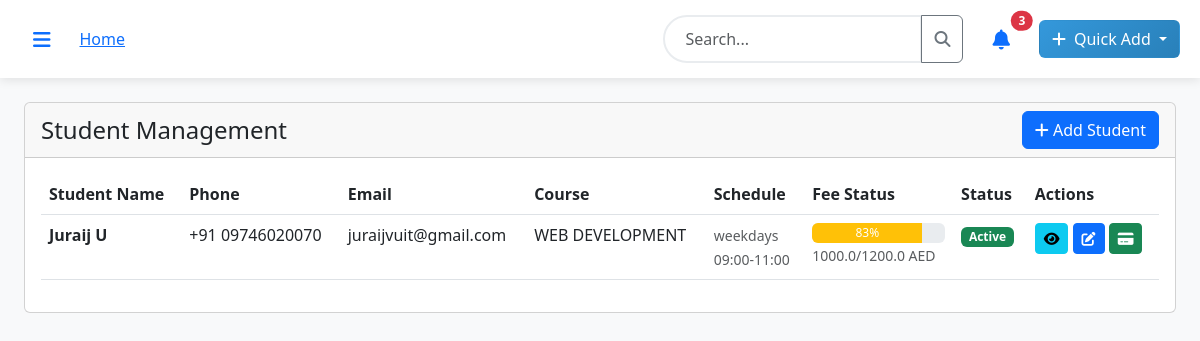
The app's page /student-management (signed in) with its own data.
### models.py (models this page shows, shortened)
class Student(db.Model):
    id = db.Column(db.Integer, primary_key=True)
    lead_id = db.Column(db.Integer, db.ForeignKey('lead.id'))  # Original lead if converted
    first_name = db.Column(db.String(50), nullable=False)
    last_name = db.Column(db.String(50), nullable=False)
    country_code = db.Column(db.String(5), default='+971')
    phone = db.Column(db.String(20), nullable=False)
    email = db.Column(db.String(120))
    course_id = db.Column(db.Integer, db.ForeignKey('course.id'), nullable=False)
    schedule_days = db.Column(db.Text)  # JSON array of selected days
    schedule_time = db.Column(db.String(20))  # Time slot
    enrollment_date = db.Column(db.Date, default=date.today)
    status = db.Column(db.String(20), default='Active')  # Active, Completed, Dropped, Suspended
    fee_paid = db.Column(db.Float, default=0.0)
    total_fee = db.Column(db.Float, nullable=False)
    payment_plan = db.Column(db.String(50))  # Full, Installments
    progress_percentage = db.Column(db.Float, default=0.0)
    batch_name = db.Column(db.String(100))
    start_date = db.Column(db.Date)
    end_date = db.Column(db.Date)
    @property
    def name(self):
        return f"{self.first_name} {self.last_name}"
    original_lead = db.relationship('Lead', backref='converted_student')
    attendance_records = db.relationship('AttendanceRecord', backref='student')

class Course(db.Model):
    id = db.Column(db.Integer, primary_key=True)
    name = db.Column(db.String(200), nullable=False)
    slug = db.Column(db.String(200), unique=True)
    description = db.Column(db.Text)
    price = db.Column(db.Float, nullable=False)
    duration = db.Column(db.String(50))  # e.g., "3 months", "6 weeks"
    duration_type = db.Column(db.String(20))  # weeks, months, days
    category = db.Column(db.String(100))
    is_active = db.Column(db.Boolean, default=True)
    max_students = db.Column(db.Integer, default=20)
    key_points = db.Column(db.Text)  # JSON string of key points
    created_at = db.Column(db.DateTime, default=datetime.utcnow)
    students = db.relationship('Student', backref='course')

### routes.py (the view)
@main.route('/student-management')
@login_required
def student_management():
    students = Student.query.order_by(desc(Student.enrollment_date)).all()
    form = StudentForm()
    form.course_id.choices = [(c.id, c.name) for c in Course.query.filter_by(is_active=True).all()]
    return render_template('student_form.html', students=students, form=form)

### app.py (called while the page is built)
@login_manager.user_loader
def load_user(user_id):
    from models import User
    return User.query.get(int(user_id))

### templates/student_form.html (shortened to what this page needs)
{% extends "base.html" %}
{% block content %}
<div class="container-fluid">
    <div class="row">
        <div class="col-12">
            <div class="card">
                <div class="card-header d-flex justify-content-between align-items-center">
                    <h4 class="mb-0">Student Management</h4>
                    <button type="button" class="btn btn-primary" data-bs-toggle="modal" data-bs-target="#studentModal">
                        <i class="fas fa-plus"></i> Add Student
                    </button>
                </div>
                <div class="card-body">
                    <div class="table-responsive">
                        <table class="table table-hover">
                            <thead>
                                <tr>
                                    <th>Student Name</th>
                                    <th>Phone</th>
                                    <th>Email</th>
                                    <th>Course</th>
                                    <th>Schedule</th>
                                    <th>Fee Status</th>
                                    <th>Status</th>
                                    <th>Actions</th>
                                </tr>
                            </thead>
                            <tbody>
                                {% for student in students %}
                                <tr>
                                    <td><strong>{{ student.name }}</strong></td>
                                    <td>{{ student.country_code }} {{ student.phone }}</td>
                                    <td>{{ student.email or '-' }}</td>
                                    <td>{{ student.course.name }}</td>
                                    <td>
                                        <small class="text-muted">
                                            {{ student.schedule_days or 'Not set' }}<br>
                                            {{ student.schedule_time or 'Not set' }}
                                        </small>
                                    </td>
                                    <td>
                                        <div class="progress" style="height: 20px;">
                                            <div class="progress-bar
                                                {% if (student.fee_paid / student.total_fee * 100) >= 100 %}bg-success
                                                {% elif (student.fee_paid / student.total_fee * 100) >= 50 %}bg-warning
                                                {% else %}bg-danger{% endif %}"
                                                style="width: {{ (student.fee_paid / student.total_fee * 100)|round }}%">
                                                {{ "%.0f"|format(student.fee_paid / student.total_fee * 100) }}%
                                            </div>
                                        </div>
                                        <small class="text-muted">{{ student.fee_paid }}/{{ student.total_fee }} AED</small>
                                    </td>
                                    <td>
                                        <span class="badge
                                            {% if student.status == 'Active' %}bg-success
                                            {% elif student.status == 'Completed' %}bg-primary
                                            {% elif student.status == 'Suspended' %}bg-warning
                                            {% else %}bg-danger{% endif %}">
                                            {{ student.status }}
                                        </span>
                                    </td>
                                    <td>
                                        <a href="{{ url_for('main.view_student', id=student.id) }}" class="btn btn-sm btn-info">
                                            <i class="fas fa-eye"></i>
                                        </a>
                                        <a href="{{ url_for('main.edit_student', id=student.id) }}" class="btn btn-sm btn-primary">
                                            <i class="fas fa-edit"></i>
                                        </a>
                                        <a href="{{ url_for('main.student_payments', id=student.id) }}" class="btn btn-sm btn-success">
                                            <i class="fas fa-credit-card"></i>
                                        </a>
                                    </td>
                                </tr>
                                {% endfor %}
                            </tbody>
                        </table>
                    </div>
                </div>
            </div>
        </div>
    </div>
</div>
{% endblock %}

### static/css/style.css (style rules this page uses)
:root { --primary-color: #3498db; --secondary-color: #2c3e50; --success-color: #27ae60; --warning-color: #f39c12; --danger-color: #e74c3c; --info-color: #17a2b8; --light-bg: #f8f9fa; --dark-bg: #343a40; }
body { font-family: 'Segoe UI', Tahoma, Geneva, Verdana, sans-serif; background-color: var(--light-bg); }

### records on screen
Student: name "Juraij U", country_code "+91", phone "09746020070", email "juraijvuit@gmail.com", course.name "WEB DEVELOPMENT", schedule_days "weekdays", schedule_time "09:00-11:00", student.fee_paid/student.total_fee*100 "83", fee_paid "1000.0", total_fee "1200.0", status "Active"
